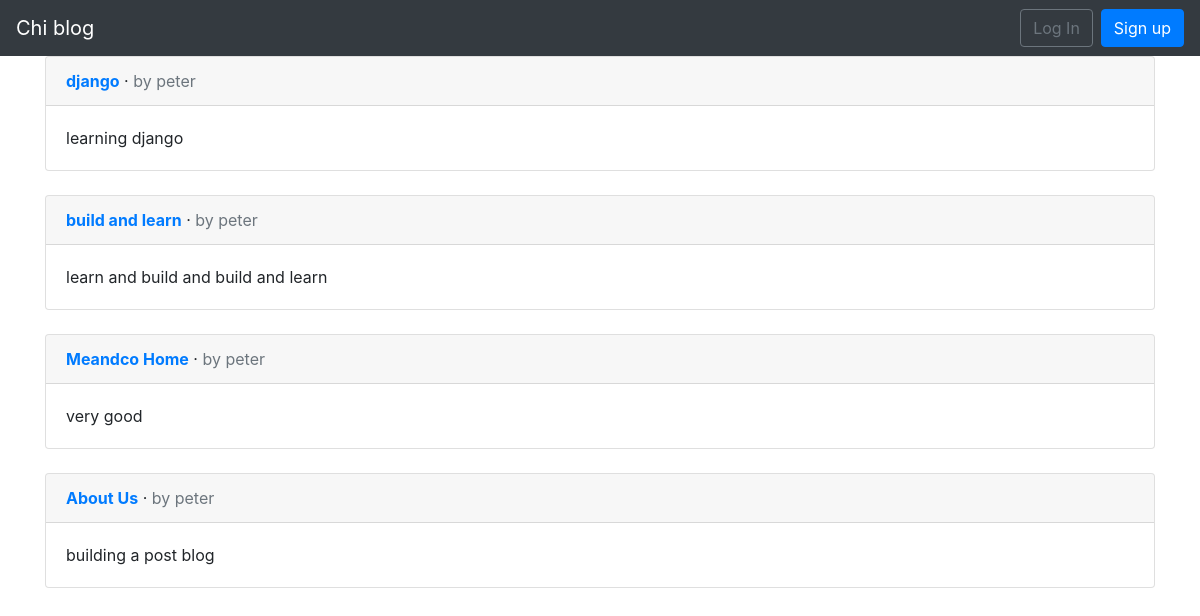
The app's page /, older data.
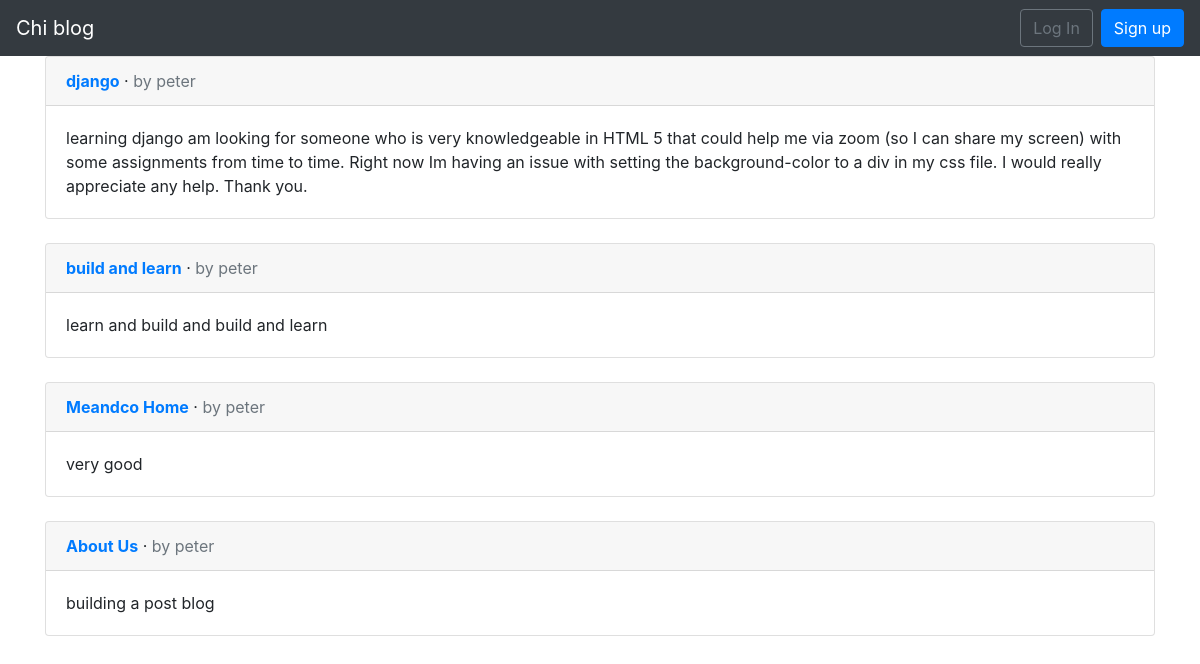
The same page, newer data.
### blog/models.py (models this page shows, shortened)
class Post(models.Model):
    title = models.CharField(max_length=200)
    author = models.ForeignKey('auth.User', on_delete=models.CASCADE,)
    body = models.TextField()

### blog/views.py (the view)
# urls.py: path('', BlogListView.as_view(), name='home'),
class BlogListView(ListView):
    model = Post
    template_name = 'home.html'

### templates/home.html
{% extends 'base.html' %}
{% block content %}
{% for post in object_list %}
<div class="card">
<div class="card-header">
<span class="font-weight-bold"><a href="{% url 'post_detail' post.pk %}">{{ post.title }}</a></span> &middot;
<span class="text-muted">by {{ post.author }}</span></div>
<div class="card-body">
{{ post.body }}
</div>
</div>
<br />
{% endfor %}
{% endblock content %}

### templates/base.html (shortened to what this page needs)
{% load bootstrap4 %}
<!doctype html>
<html lang="en">
<head>
{% bootstrap_css %}
</head>
<body>
<nav class="navbar navbar-expand-lg navbar-dark bg-dark">
<a class="navbar-brand" href="{% url 'home' %}">Chi blog</a>
<div class="collapse navbar-collapse" id="navbarSupportedContent">
{% if user.is_authenticated %}
<ul class="navbar-nav ml-auto">
<li class="nav-item">
<a href="{% url 'post_new' %}">+ New Blog Post</a>
<a class="nav-link dropdown-toggle" href="#" id="navbarDropdown" role="button" data-toggle="dropdown" aria-haspopup="true" aria-expanded="false">
{{ user.username }}</a>
<div class="dropdown-menu dropdown-menu-lg-right" aria-labelledby="navbarDropdown">
<a class="dropdown-item" href="{% url 'password_change' %}">Change password</a>
<div class="dropdown-divider"></div>
<a class="dropdown-item" href="{% url 'logout' %}">Log Out</a>
</div>
</li>
</ul>
{% else %}
<form class="form-inline ml-auto">
<a href="{% url 'login' %}" class="btn btn-outline-secondary">Log In</a>
<a href="{% url 'signup' %}" class="btn btn-primary ml-2">Sign up</a>
</form>
{% endif %}
</div>
</nav>
<main>
<div class="container">
{% block content %}
{% endblock content %}
</div>
</main>
</body>
</html>

Row changes from the older to the newer data that the page shows:
changed Post "django": body "learning django" → "learning django am looking for someone who is very knowledgeable in HTML 5 that could help me via zoom (so I can share my screen) with some assignments from time to time. Right now Im having an issue with setting the background-color to a div in my css file. I would really appreciate any help. Thank you."
